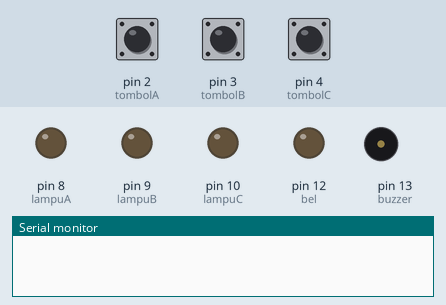
This sketch was run on a simulated Arduino Uno, built with avr-gcc and run on an emulated ATmega328P. Parts: output pins drawn as LEDs (lit = HIGH), buzzer (waves = sounding, pin HIGH), the last lines printed to the serial monitor. The inputs (shaded band) are chosen by the test bench; at power-on: pin 2 (tombolA) HIGH, pin 3 (tombolB) HIGH, pin 4 (tombolC) HIGH.

Above: at 4.5 s.
4.6 s: pin 2 (tombolA) pulled LOW for 0.15 s
At 4.68 s:
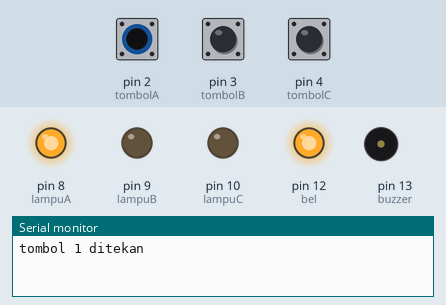
6.2 s: pin 3 (tombolB) pulled LOW for 0.15 s
At 6.28 s:
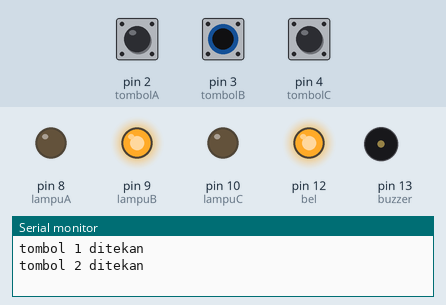
7.8 s: pin 4 (tombolC) pulled LOW for 0.15 s
At 7.88 s:
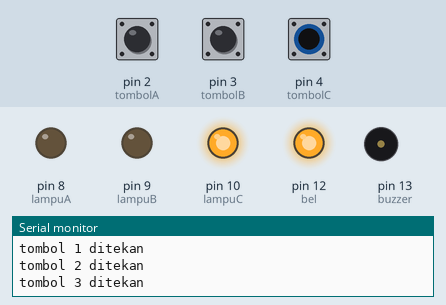
9.4 s: pin 4 (tombolC) pulled LOW for 3.2 s
At 13.2 s:
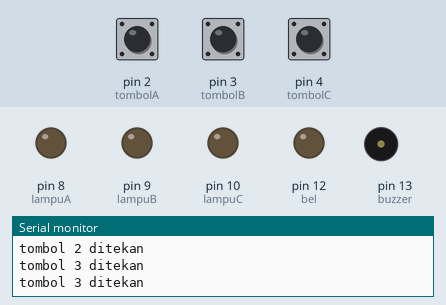
14.1 s: pin 2 (tombolA) pulled LOW for 3.2 s
At 15.0 s:
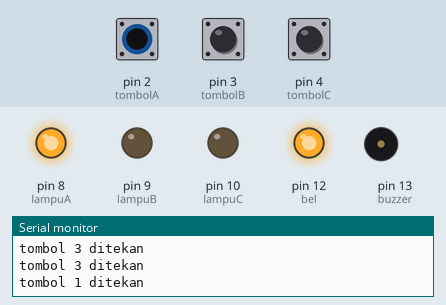
Timing chart, 0 to 18.8 s (numbered marks = the images above; inputs shaded):
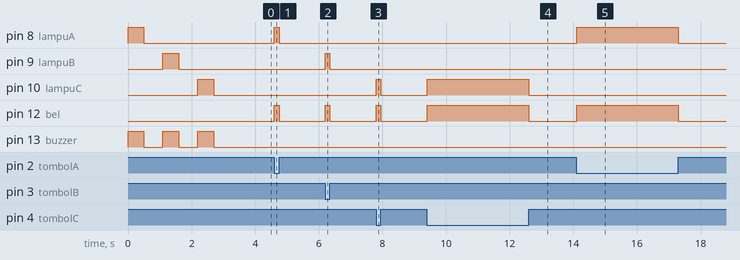

Measured:
- after the input at 4.6 s, pin 8 (lampuA), pin 12 (bel): LOW → HIGH at once, → LOW 0.15 s later
- after the input at 6.2 s, pin 9 (lampuB), pin 12 (bel): LOW → HIGH at once, → LOW 0.15 s later
- after the input at 7.8 s, pin 10 (lampuC), pin 12 (bel): LOW → HIGH at once, → LOW 0.15 s later
- after the input at 9.4 s, pin 10 (lampuC), pin 12 (bel): LOW → HIGH at once, → LOW 3.2 s later
- after the input at 14.1 s, pin 8 (lampuA), pin 12 (bel): LOW → HIGH at once, → LOW 3.2 s later

The sketch:

bel_cerdas_cermat.ino
```cpp
const byte tombolA = 2, tombolB = 3, tombolC = 4;
const byte lampuA = 8, lampuB = 9, lampuC = 10;
const int bel = 12, buzzer = 13;

void setup(){
  Serial.begin(9600);
    pinMode(tombolA, INPUT_PULLUP);
    pinMode(tombolB, INPUT_PULLUP);
    pinMode(tombolC, INPUT_PULLUP);

    pinMode(lampuA, OUTPUT);

    pinMode(lampuB, OUTPUT);
    pinMode(lampuC, OUTPUT);


    pinMode(bel, OUTPUT);
    pinMode(buzzer, OUTPUT);

    digitalWrite(lampuA, HIGH);
    digitalWrite(buzzer, HIGH);
    delay(500);
    digitalWrite(lampuA, LOW);
    digitalWrite(buzzer, LOW);
    delay(600);

    digitalWrite(lampuB, HIGH);
    digitalWrite(buzzer, HIGH);
    delay(500);
    digitalWrite(lampuB, LOW);
    digitalWrite(buzzer, LOW);
    delay(600);

    digitalWrite(lampuC, HIGH);
    digitalWrite(buzzer, HIGH);
    delay(500);
    digitalWrite(lampuC, LOW);
    digitalWrite(buzzer, LOW);
    delay(600);
}

void loop(){
    if ( digitalRead(tombolA)==LOW){
        digitalWrite(bel, HIGH);
        digitalWrite(lampuA, HIGH);
        digitalWrite(lampuA, HIGH);
        Serial.println("tombol 1 ditekan");

        while ( !digitalRead( tombolA) );
        digitalWrite(bel, LOW);
        digitalWrite(lampuA, LOW);
    }

    else if ( digitalRead(tombolB)==LOW){
        digitalWrite(bel, HIGH);
        digitalWrite(lampuB, HIGH);
        Serial.println("tombol 2 ditekan");

        while (! digitalRead( tombolB) );
        digitalWrite(bel, LOW);
        digitalWrite(lampuB, LOW);
    }

    else if ( digitalRead(tombolC)==LOW){
        digitalWrite(bel, HIGH);
        digitalWrite(lampuC, HIGH);
        Serial.println("tombol 3 ditekan");

        while (! digitalRead( tombolC) );
        digitalWrite(bel, LOW);
        digitalWrite(lampuC, LOW);
    }
}
```
